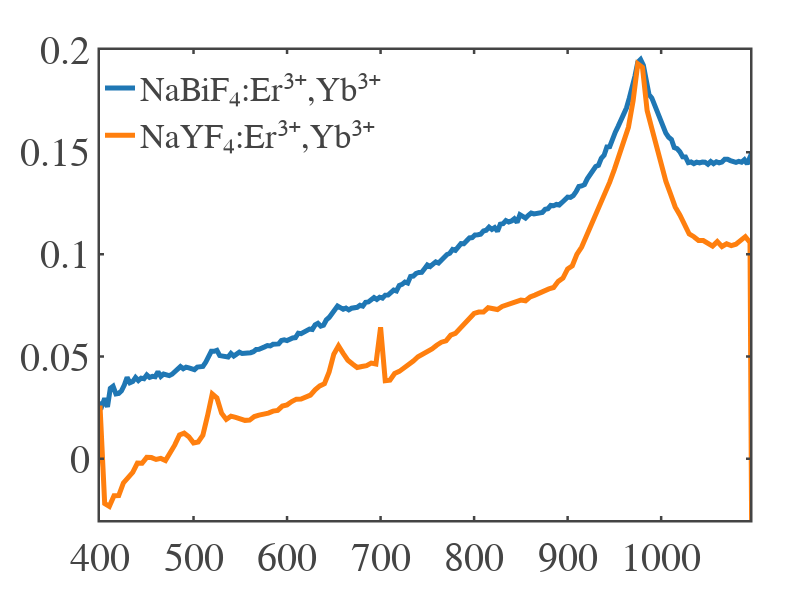

Notebook source saved alongside this figure:
### Code cell
import numpy as np
import pandas as pd
import plotly.graph_objects as go
import plotly.io as pio
import os

# ============================================================
# --- Custom Plotly Template (fixed version, larger fonts) ---
# ============================================================
fig_template = go.layout.Template()
fig_template.layout = go.Layout(
    template='simple_white+presentation',
    autosize=False,
    width=800,
    height=600,
    xaxis=dict(
        ticks='inside',
        mirror='ticks',
        linewidth=2.5,
        tickwidth=2.5,
        ticklen=4,
        showline=True,
        showgrid=False,
        zerolinecolor='white',
        title=dict(font=dict(size=40)),   # ⬆ Larger title font
        tickfont=dict(size=40)            # ⬆ Larger tick font
    ),
    yaxis=dict(
        ticks='inside',
        mirror='ticks',
        linewidth=2.5,
        tickwidth=2.5,
        ticklen=4,
        showline=True,
        showgrid=False,
        zerolinecolor='white',
        title=dict(font=dict(size=40)),   # ⬆ Larger title font
        tickfont=dict(size=40)            # ⬆ Larger tick font
    ),
    font=dict(family='mathjax', size=34)  # ⬆ Larger base font (legend, etc.)
)

# ============================================================
# --- File Paths ---
# ============================================================
path_bi = r"C:\Users\Atanu\OneDrive\Desktop\research_work\paper\NaBiF4_PL_analysis\Absorption Spectra\NaBiF_K.dat"
path_y = r"C:\Users\Atanu\OneDrive\Desktop\research_work\paper\NaBiF4_PL_analysis\Absorption Spectra\NaYF.dat"

# ============================================================
# --- Load Data ---
# ============================================================
df_bi = pd.read_csv(path_bi, delim_whitespace=True, header=None, names=['Wavelength', 'Reflectance'])
df_y = pd.read_csv(path_y, delim_whitespace=True, header=None, names=['Wavelength', 'Reflectance'])

# ============================================================
# --- Convert Reflectance (%) → Absorbance (log scale) ---
# ============================================================
df_bi['Absorbance'] = np.log10(100 / df_bi['Reflectance'])
df_y['Absorbance'] = np.log10(100 / df_y['Reflectance'])

# ============================================================
# --- Create Figure ---
# ============================================================
fig = go.Figure()

fig.add_trace(go.Scatter(
    x=df_bi['Wavelength'], y=df_bi['Absorbance'],
    mode='lines', line=dict(width=5),
    name='NaBiF₄:Er³⁺,Yb³⁺'
))

fig.add_trace(go.Scatter(
    x=df_y['Wavelength'], y=df_y['Absorbance'],
    mode='lines', line=dict(width=5),
    name='NaYF₄:Er³⁺,Yb³⁺'
))

# ============================================================
# --- Axis Ranges ---
# ============================================================
fig.update_xaxes(range=[400, 1095])
fig.update_yaxes(range=[-0.03, 0.2])

# ============================================================
# --- Layout Settings ---
# ============================================================
fig.update_layout(
    template=fig_template,
    width=800,
    height=600,
    margin=dict(l=100, r=50, t=50, b=80),
    # xaxis_title="Wavelength (nm)",
    # yaxis_title="Absorbance (log<sub>10</sub>(100/R))",
    legend=dict(
        x=0.22, y=0.98,
        xanchor='center',
        font=dict(size=34)  # ⬆ Larger legend font
    )
)

# ============================================================
# --- Save as PNG using Plotly I/O ---
# ============================================================
output_path = os.path.join(os.path.dirname(path_bi), "Absorption_Comparison.png")
pio.write_image(fig, output_path, format='png', scale=4)
print(f"✅ Figure saved as: {output_path}")

# ============================================================
# --- Show Figure ---
# ============================================================
fig.show()

### Figure 1 — Plotly figure (JSON) as saved in the notebook; plotly's stock layout.template omitted (floating-point values rounded to 4 significant figures; data arrays with more than 128 entries replaced by an {"elided": "..."} marker saying what was removed)
{"data": [{"line": {"width": 5}, "mode": "lines", "name": "NaBiF₄:Er³⁺,Yb³⁺", "type": "scatter", "x": {"elided": "301 int values"}, "y": {"elided": "301 float values"}}, {"line": {"width": 5}, "mode": "lines", "name": "NaYF₄:Er³⁺,Yb³⁺", "type": "scatter", "x": {"elided": "181 int values"}, "y": {"elided": "181 float values"}}], "layout": {"height": 600, "legend": {"font": {"size": 34}, "x": 0.22, "xanchor": "center", "y": 0.98}, "margin": {"b": 80, "l": 100, "r": 50, "t": 50}, "width": 800, "xaxis": {"range": [400, 1095], "type": "linear"}, "yaxis": {"range": [-0.03, 0.2], "type": "linear"}}}
